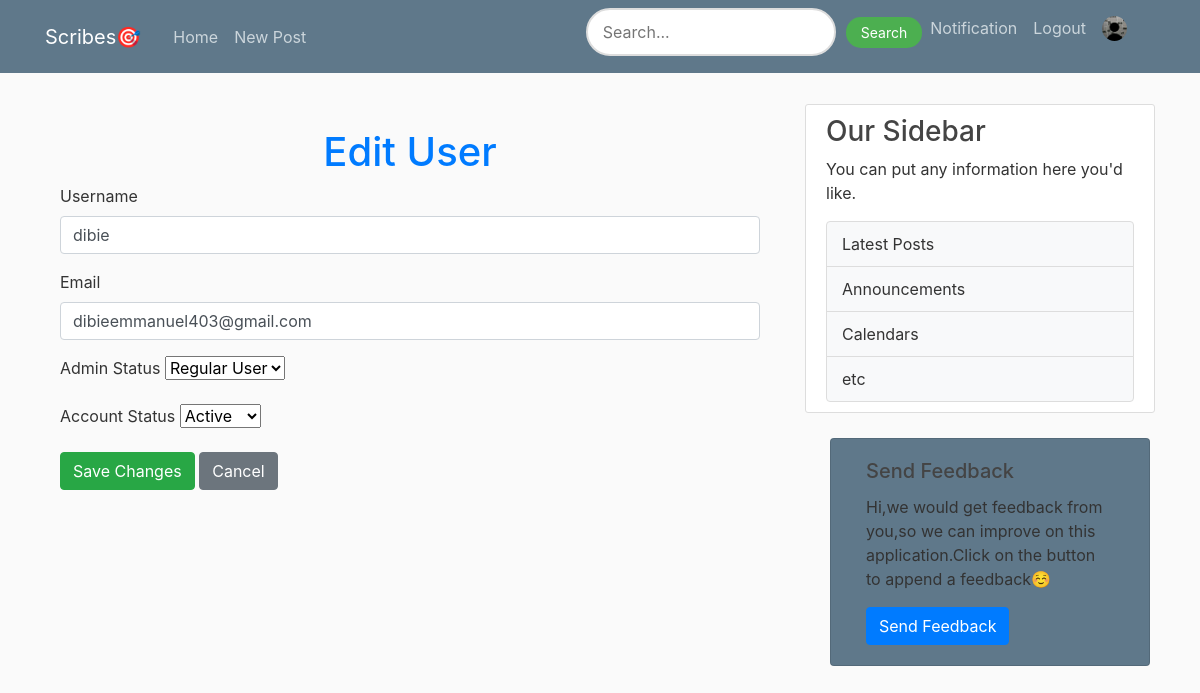
The page /admin/edit_user/1 (signed in) on the database its author committed.
### flaskblog/models.py (models this page shows, shortened)
class User(db.Model, UserMixin):
    id = db.Column(db.Integer, primary_key=True)
    username = db.Column(db.String(20), nullable=False, unique=True)
    email = db.Column(db.String(120), nullable=False, unique=True)
    image_file = db.Column(db.String(20), nullable=False, default='default.jpg')
    password = db.Column(db.String(60), nullable=False)
    posts = db.relationship('Post', backref='author', lazy=True)
    is_admin = db.Column(db.Boolean, nullable=False,default=False)
    Biography= db.Column(db.Text, nullable=False,default='Add A Brief Description About Yourself')

### flaskblog/routes.py (the view, shortened to what this page needs)
@app.route('/admin/edit_user/<int:user_id>', methods=['GET', 'POST'])
@login_required
def edit_user(user_id):
    if current_user.email != 'dibieemmanuel403@gmail.com':
        flash("You are not authorized to perform this action.", "danger")
        return redirect(url_for('admin_page'))
    image_file = url_for('static', filename='profile_pics/' + current_user.image_file)
    user = User.query.get_or_404(user_id)
    return render_template('Admin_edit_user.html', user=user, image_file=image_file)

### flaskblog/models.py (called while the page is built)
@login_manager.user_loader
def load_user(user_id):
    return User.query.get(int(user_id))

### flaskblog/templates/Admin_edit_user.html (shortened to what this page needs)
{% extends "layout.html" %}
{% block content %}
    <div class="container mt-5">
        <h1 class="text-center text-primary">Edit User</h1>
        <form method="POST" action="{{ url_for('edit_user', user_id=user.id) }}">
            <div class="mb-3">
                <label for="username" class="form-label">Username</label>
                <input
                    type="text"
                    class="form-control"
                    id="username"
                    name="username"
                    value="{{ user.username }}"
                    required>
            </div>
            <div class="mb-3">
                <label for="email" class="form-label">Email</label>
                <input
                    type="email"
                    class="form-control"
                    id="email"
                    name="email"
                    value="{{ user.email }}"
                    required>
            </div>
            <div class="mb-3">
                <label for="is_admin" class="form-label">Admin Status</label>
                <select class="form-select" id="is_admin" name="is_admin">
                    <option value="false" {% if not user.is_admin %}selected{% endif %}>Regular User</option>
                </select>
            </div>
            <div class="mb-3">
                <label for="is_active" class="form-label">Account Status</label>
                <select class="form-select" id="is_active" name="is_active">
                    <option value="true" {% if user.is_active %}selected{% endif %}>Active</option>
                </select>
            </div>
            <button type="submit" class="btn btn-success">Save Changes</button>
            <a href="{{ url_for('admin_page') }}" class="btn btn-secondary">Cancel</a>
        </form>
    </div>
{% endblock content %}

### flaskblog/static/main.css (style rules this page uses)
body { background: #fafafa; color: #333333; margin-top: 5rem; }
h1, h2, h3, h4, h5, h6 { color: #444444; }

### rows shown on the page
User: username "dibie", email "dibieemmanuel403@gmail.com", is_admin "Regular User"
